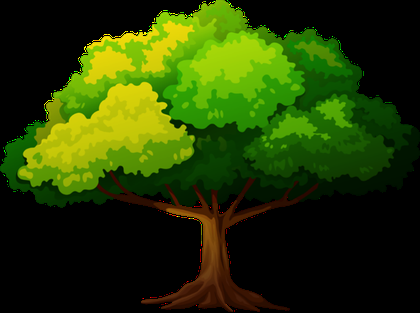
%> input picture ONIP-FISA/_old/sequence3_detramage/images/arbre.png, 420 x 313 px, shrunk from 611 x 456 before the run
$ octave AutresTests.m   (GNU Octave 9; MATLAB toolbox functions it lacks are replaced by stand-ins)
%> lines starting %> are read from the running program, lines starting %| are printed output that depends on the picture
%% Essais
%   Module : Initiation au Calcul Scientifique
%--------------------------------------------------------------
%   Autre
%--------------------------------------------------------------
%   Auteur : Julien VILLEMEJANE
%   Date : 27/05/2021
%--------------------------------------------------------------
close all;
clear all;

%% Zonage
hauteur = 200;
largeur = 300;
pas = 20;
M = uint8(zeros(hauteur, largeur));

M(hauteur/2-2*pas:hauteur/2+2*pas, largeur/2-pas:largeur/2+pas) = 40;
M(hauteur/2-pas:hauteur/2+pas, largeur/2-pas:largeur/2+pas) = 100;

figure(1);
imshow(M); colormap(gray);

%%
M1 = repmat(M,3,2);
figure(2);
imshow(M1); colormap(gray);
%%
M2 = kron(M,uint8(ones(2,3)));
figure(3);
imshow(M2); colormap(gray);
%%
M(M>50)=200;
figure(4);
imshow(M); colormap(gray);

%%
x = 1:largeur;
y = 1:hauteur;

[J,X]=meshgrid(x,y);
T=100*(1+sin(J/10));
figure(5);
imagesc(T); colormap(gray);
%> after `colormap(gray)`:
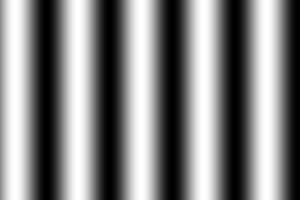
%> displayed picture: size 200x300x3, on the screen's scale of 0 to 255; min 0, max 255, mean 130.9

MT = M + uint8(T);
figure(6);
imagesc(MT); colormap(gray);
%> after `colormap(gray)`:
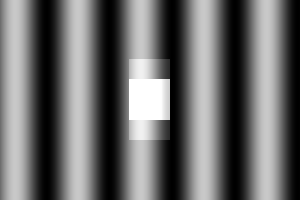
%> displayed picture: size 200x300x3, on the screen's scale of 0 to 255; min 0, max 255, mean 107.1

%% FFT 2D et filtrage
% Image brute
im_raw = imread('sequence3_detramage/arbre.png');
%> im_raw is the input picture: size 313x420x3 uint8; mean R, G, B 37.3, 58.1, 1.6
im_raw = im_raw(:,:,1);
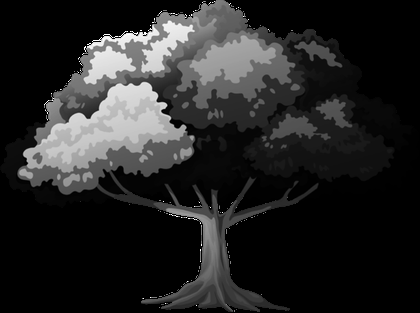
%> im_raw: size 313x420 uint8; min 0, max 255, mean 37.3
hauteur = size(im_raw,1);
%> hauteur = 313
largeur = size(im_raw,2);
%> largeur = 420
figure(10);
imagesc(im_raw);
colormap(gray);

% TF image
TF_img = fftshift(fft2(im_raw));
figure(11);
imagesc(log(abs(TF_img)));
colormap(gray);
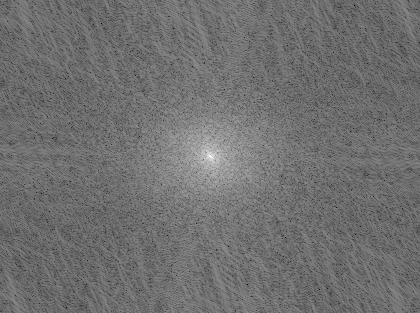
%> displayed picture: size 313x420x3, on the screen's scale of 0 to 255; min 0, max 255, mean 111.7

% Masquage circulaire
%> (the run ends here)

$ run again, with ONIP-FISA/_old/sequence3_detramage/images/chat_640_2_trame.png copied over ONIP-FISA/_old/sequence3_detramage/images/arbre.png
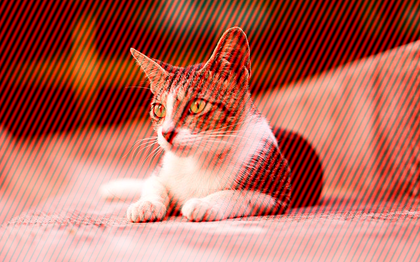
%> input picture ONIP-FISA/_old/sequence3_detramage/images/chat_640_2_trame.png, 420 x 262 px, shrunk from 640 x 400 before the run
%> im_raw is the input picture: size 262x420x3 uint8; mean R, G, B 183.3, 104.2, 90.7
%> `im_raw = im_raw(:,:,1);`:
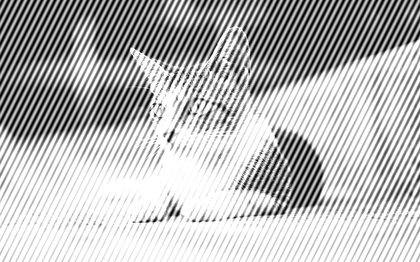
%> im_raw: size 262x420 uint8; min 0, max 255, mean 183.3
%> `colormap(gray);`:
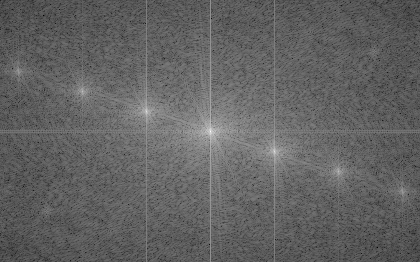
%> displayed picture: size 262x420x3, on the screen's scale of 0 to 255; min 0, max 255, mean 98.4

$ run again, with ONIP-FISA/_old/sequence3_detramage/images/chat_640_traitement.png copied over ONIP-FISA/_old/sequence3_detramage/images/arbre.png
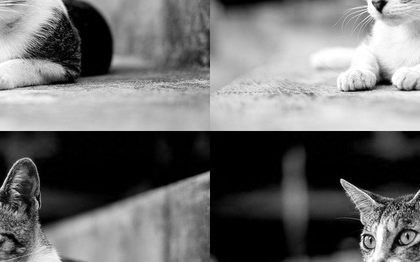
%> input picture ONIP-FISA/_old/sequence3_detramage/images/chat_640_traitement.png, 420 x 262 px, shrunk from 640 x 400 before the run
%> im_raw is the input picture: size 262x420 uint8; min 0, max 255, mean 110.3
%> `colormap(gray);`:
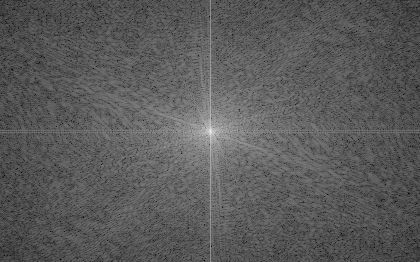
%> displayed picture: size 262x420x3, on the screen's scale of 0 to 255; min 0, max 255, mean 90.6
